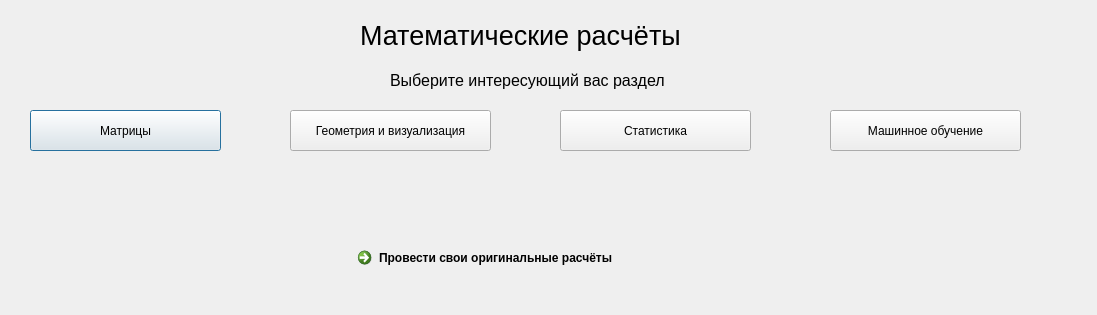
<?xml version="1.0" encoding="UTF-8"?>
<ui version="4.0">
 <class>Dialog</class>
 <widget class="QDialog" name="Dialog">
  <property name="geometry">
   <rect>
    <x>0</x>
    <y>0</y>
    <width>1097</width>
    <height>315</height>
   </rect>
  </property>
  <property name="windowTitle">
   <string>Dialog</string>
  </property>
  <widget class="QLabel" name="label">
   <property name="geometry">
    <rect>
     <x>360</x>
     <y>10</y>
     <width>591</width>
     <height>51</height>
    </rect>
   </property>
   <property name="font">
    <font>
     <pointsize>20</pointsize>
    </font>
   </property>
   <property name="contextMenuPolicy">
    <enum>Qt::NoContextMenu</enum>
   </property>
   <property name="layoutDirection">
    <enum>Qt::LeftToRight</enum>
   </property>
   <property name="text">
    <string>Математические расчёты</string>
   </property>
  </widget>
  <widget class="QLabel" name="label_2">
   <property name="geometry">
    <rect>
     <x>390</x>
     <y>70</y>
     <width>371</width>
     <height>21</height>
    </rect>
   </property>
   <property name="font">
    <font>
     <pointsize>12</pointsize>
    </font>
   </property>
   <property name="text">
    <string>Выберите интересующий вас раздел</string>
   </property>
  </widget>
  <widget class="QPushButton" name="classmath">
   <property name="geometry">
    <rect>
     <x>30</x>
     <y>110</y>
     <width>191</width>
     <height>41</height>
    </rect>
   </property>
   <property name="font">
    <font>
     <pointsize>9</pointsize>
    </font>
   </property>
   <property name="text">
    <string>Матрицы</string>
   </property>
  </widget>
  <widget class="QPushButton" name="geomet">
   <property name="geometry">
    <rect>
     <x>290</x>
     <y>110</y>
     <width>201</width>
     <height>41</height>
    </rect>
   </property>
   <property name="font">
    <font>
     <pointsize>9</pointsize>
    </font>
   </property>
   <property name="text">
    <string>Геометрия и визуализация</string>
   </property>
  </widget>
  <widget class="QPushButton" name="stats">
   <property name="geometry">
    <rect>
     <x>560</x>
     <y>110</y>
     <width>191</width>
     <height>41</height>
    </rect>
   </property>
   <property name="font">
    <font>
     <pointsize>9</pointsize>
    </font>
   </property>
   <property name="text">
    <string>Статистика</string>
   </property>
  </widget>
  <widget class="QPushButton" name="mashine">
   <property name="geometry">
    <rect>
     <x>830</x>
     <y>110</y>
     <width>191</width>
     <height>41</height>
    </rect>
   </property>
   <property name="font">
    <font>
     <pointsize>9</pointsize>
    </font>
   </property>
   <property name="text">
    <string>Машинное обучение</string>
   </property>
  </widget>
  <widget class="QCommandLinkButton" name="svform">
   <property name="geometry">
    <rect>
     <x>350</x>
     <y>240</y>
     <width>401</width>
     <height>48</height>
    </rect>
   </property>
   <property name="text">
    <string>Провести свои оригинальные расчёты</string>
   </property>
  </widget>
 </widget>
 <resources/>
 <connections/>
</ui>
